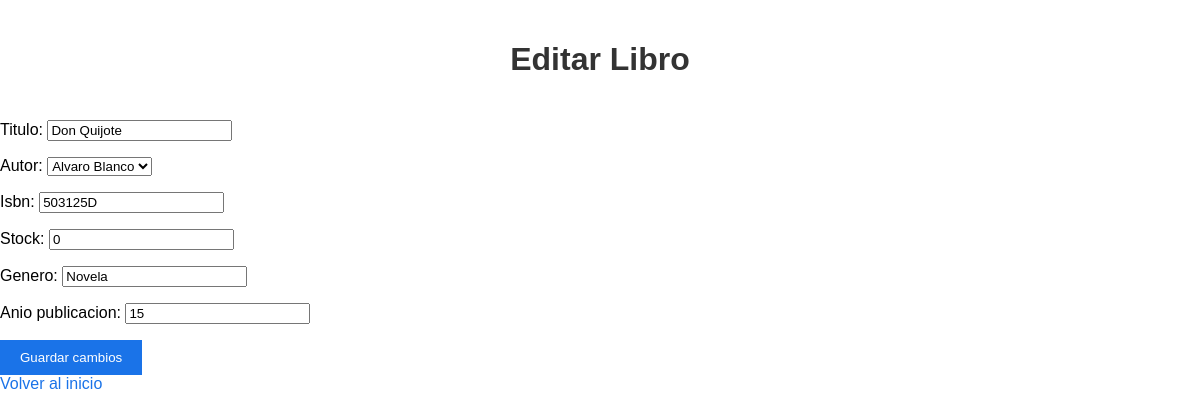
Screenshot of /libro/editar/1/ (signed in) with the database file from the repository.
### catalogo/models.py (models this page shows, shortened)
class Libro(models.Model):
    titulo = models.CharField(max_length=200)
    autor = models.ForeignKey(Autor, on_delete=models.CASCADE, related_name='libros')
    isbn = models.CharField(max_length=13, unique=True)
    stock = models.PositiveIntegerField(default=0)
    genero = models.CharField(max_length=100, blank=True, null=True)
    anio_publicacion = models.PositiveIntegerField(blank=True, null=True)

### catalogo/views.py (the view)
# urls.py: path('libro/editar/<int:pk>/', editar_libro, name='editar_libro'),
@permission_required('catalogo.change_libro')
def editar_libro(request, pk):
    libro = get_object_or_404(Libro, pk=pk)  # Obtiene el libro o lanza 404
    form = LibroForm(instance=libro)
    if request.method == "POST":
        form = LibroForm(request.POST, instance=libro)
        if form.is_valid():
            form.save()
            return redirect('pagina_principal')
    return render(request, 'catalogo/editar_libro.html', {'form': form, 'libro': libro})

### catalogo/forms.py
class LibroForm(forms.ModelForm):
    class Meta:
        model = Libro
        fields = ['titulo', 'autor', 'isbn', 'stock','genero','anio_publicacion' ]

### catalogo/models.py (called while the page is built)
    def __str__(self):
        return f"{self.nombre} {self.apellidos}"

### catalogo/templates/catalogo/editar_libro.html (shortened to what this page needs)
{% load static%}
<!DOCTYPE html>
<html>
<head>
    <link href="{% static 'styles.css' %}" rel="stylesheet">
</head>
<body>
    <h1>Editar Libro</h1>
    <form method="post" action="{% url 'editar_libro' libro.pk %}">
        {{ form.as_p }}
        <button type="submit">Guardar cambios</button>
    </form>
    <a href="{% url 'pagina_principal' %}">Volver al inicio</a>
</body>
</html>

### static/styles.css (style rules this page uses)
body { font-family: Arial, sans-serif; margin: 0; padding: 0; }
h1 { color: #333; text-align: center; padding: 20px; }
a { color: #1a73e8; text-decoration: none; }
button { padding: 10px 20px; background-color: #1a73e8; color: #fff; border: none; cursor: pointer; }

### rows the page displays
Libro: titulo "Don Quijote", autor "Alvaro Blanco", isbn "503125D", stock "0", genero "Novela", anio_publicacion "15"
